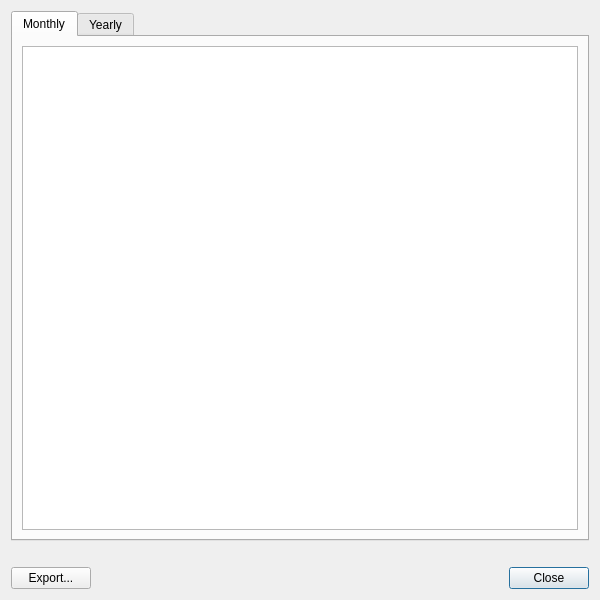
<?xml version="1.0" encoding="UTF-8"?>
<ui version="4.0">
 <class>CsdBreakdownDialog</class>
 <widget class="QDialog" name="CsdBreakdownDialog">
  <property name="geometry">
   <rect>
    <x>0</x>
    <y>0</y>
    <width>600</width>
    <height>600</height>
   </rect>
  </property>
  <property name="windowTitle">
   <string>Breakdown</string>
  </property>
  <property name="modal">
   <bool>true</bool>
  </property>
  <layout class="QVBoxLayout" name="verticalLayout_2">
   <item>
    <layout class="QVBoxLayout" name="verticalLayout">
     <item>
      <widget class="QTabWidget" name="tabWidget">
       <property name="currentIndex">
        <number>0</number>
       </property>
       <widget class="QWidget" name="monthlyTab">
        <attribute name="title">
         <string>Monthly</string>
        </attribute>
        <layout class="QVBoxLayout" name="verticalLayout_4">
         <item>
          <layout class="QVBoxLayout" name="monthlyVerticalLayout">
           <item>
            <widget class="QTableWidget" name="monthlyTableWidget">
             <property name="focusPolicy">
              <enum>Qt::FocusPolicy::NoFocus</enum>
             </property>
             <property name="selectionMode">
              <enum>QAbstractItemView::SelectionMode::NoSelection</enum>
             </property>
             <property name="selectionBehavior">
              <enum>QAbstractItemView::SelectionBehavior::SelectRows</enum>
             </property>
             <attribute name="horizontalHeaderHighlightSections">
              <bool>false</bool>
             </attribute>
            </widget>
           </item>
          </layout>
         </item>
        </layout>
       </widget>
       <widget class="QWidget" name="yearlyTab">
        <attribute name="title">
         <string>Yearly</string>
        </attribute>
        <layout class="QVBoxLayout" name="verticalLayout_5">
         <item>
          <layout class="QVBoxLayout" name="yearlyVerticalLayout">
           <item>
            <widget class="QTableWidget" name="yearlyTableWidget">
             <property name="focusPolicy">
              <enum>Qt::FocusPolicy::NoFocus</enum>
             </property>
             <property name="selectionMode">
              <enum>QAbstractItemView::SelectionMode::NoSelection</enum>
             </property>
             <property name="selectionBehavior">
              <enum>QAbstractItemView::SelectionBehavior::SelectRows</enum>
             </property>
             <attribute name="horizontalHeaderHighlightSections">
              <bool>false</bool>
             </attribute>
            </widget>
           </item>
          </layout>
         </item>
        </layout>
       </widget>
      </widget>
     </item>
     <item>
      <spacer name="verticalSpacer">
       <property name="orientation">
        <enum>Qt::Orientation::Vertical</enum>
       </property>
       <property name="sizeType">
        <enum>QSizePolicy::Policy::Fixed</enum>
       </property>
       <property name="sizeHint" stdset="0">
        <size>
         <width>20</width>
         <height>20</height>
        </size>
       </property>
      </spacer>
     </item>
     <item>
      <layout class="QHBoxLayout" name="buttonsHorizontalLayout">
       <item>
        <widget class="QPushButton" name="exportPushButton">
         <property name="text">
          <string>Export...</string>
         </property>
         <property name="autoDefault">
          <bool>false</bool>
         </property>
        </widget>
       </item>
       <item>
        <spacer name="horizontalSpacer">
         <property name="orientation">
          <enum>Qt::Orientation::Horizontal</enum>
         </property>
         <property name="sizeHint" stdset="0">
          <size>
           <width>40</width>
           <height>20</height>
          </size>
         </property>
        </spacer>
       </item>
       <item>
        <widget class="QPushButton" name="closePushButton">
         <property name="text">
          <string>Close</string>
         </property>
         <property name="autoDefault">
          <bool>false</bool>
         </property>
         <property name="default">
          <bool>true</bool>
         </property>
        </widget>
       </item>
      </layout>
     </item>
    </layout>
   </item>
  </layout>
 </widget>
 <resources/>
 <connections/>
</ui>
